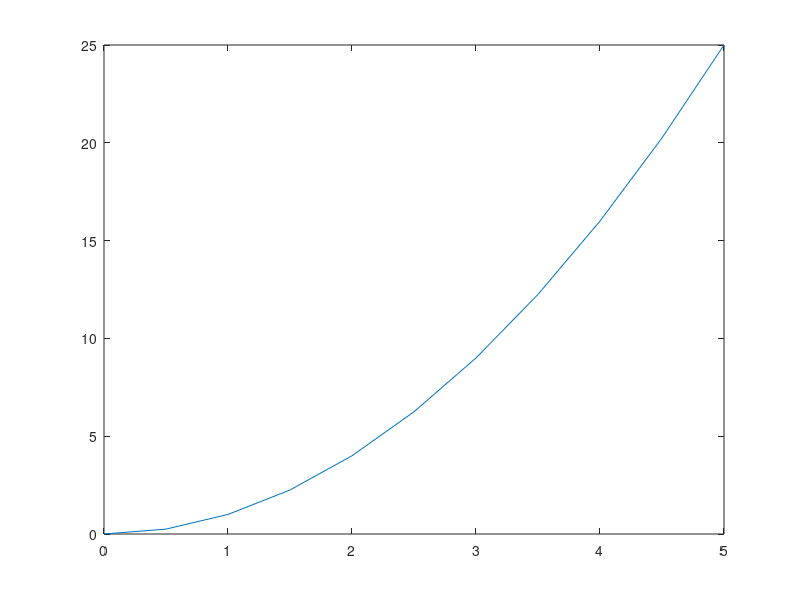

MATLAB code to generate this figure:
clear;
clc;
dy = @(x,y) 2*x;
x0 = 0; y0 = 0; h = 0.5; i = 0;

for t=0:0.5:5
    k1 = h*dy(x0,y0);
    k2 = dy(x0 + 0.5*h, y0 + k1*0.5)*h;
    k3 = dy(x0 + 0.5*h, y0 + k2*0.5)*h;
    k4 = dy(x0 + h, y0 + k3)*h;
    
    ynew = y0 + (1/6)*(k1 + 2*k2 + 2*k3 + k4);
    i = i+1;
    y(i) = y0;
    y0 = ynew;
    x0 = x0 + h;
    time(i) = t;
end
plot(time,y);